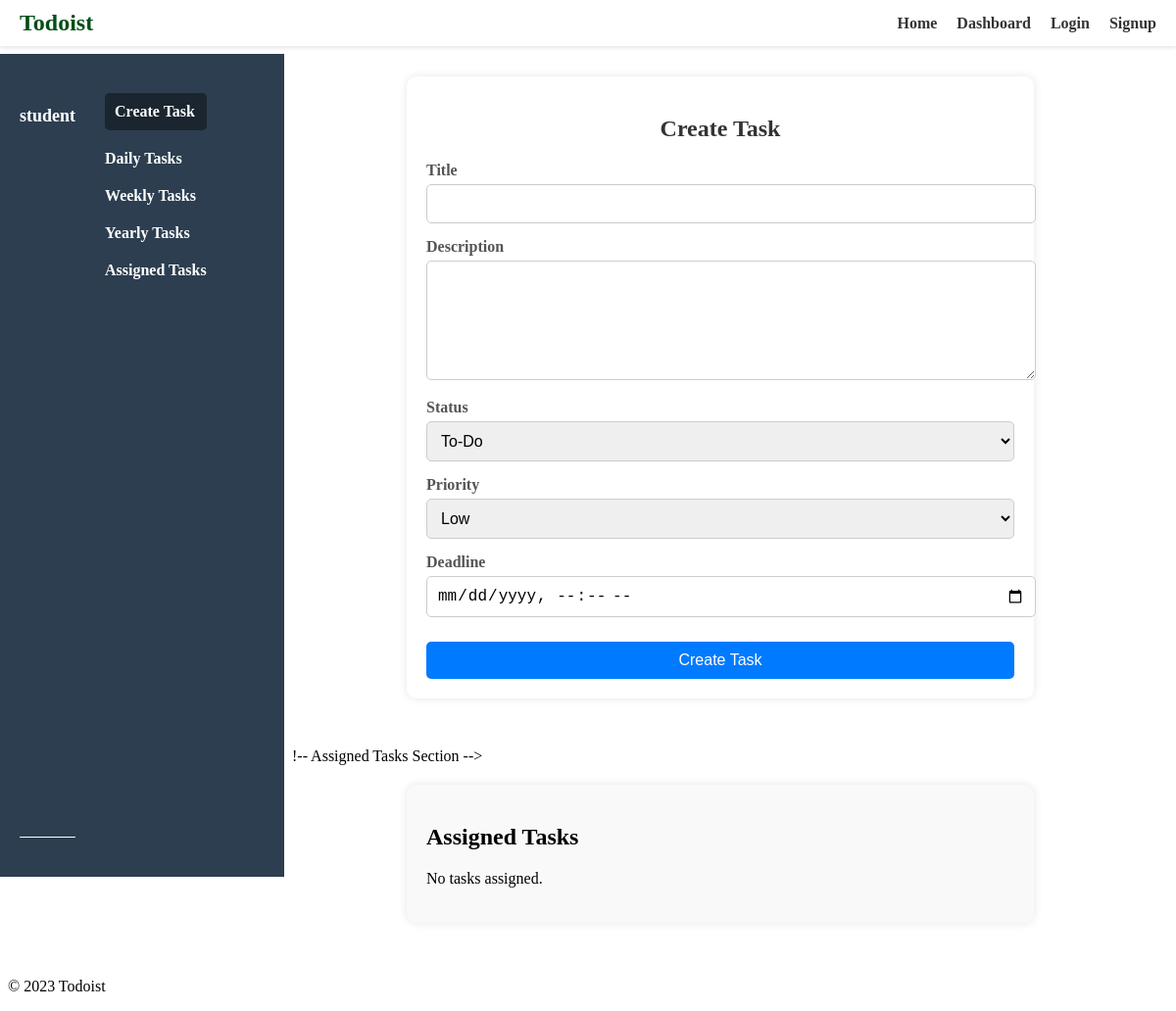
The app's page /create_task (signed in), older data.
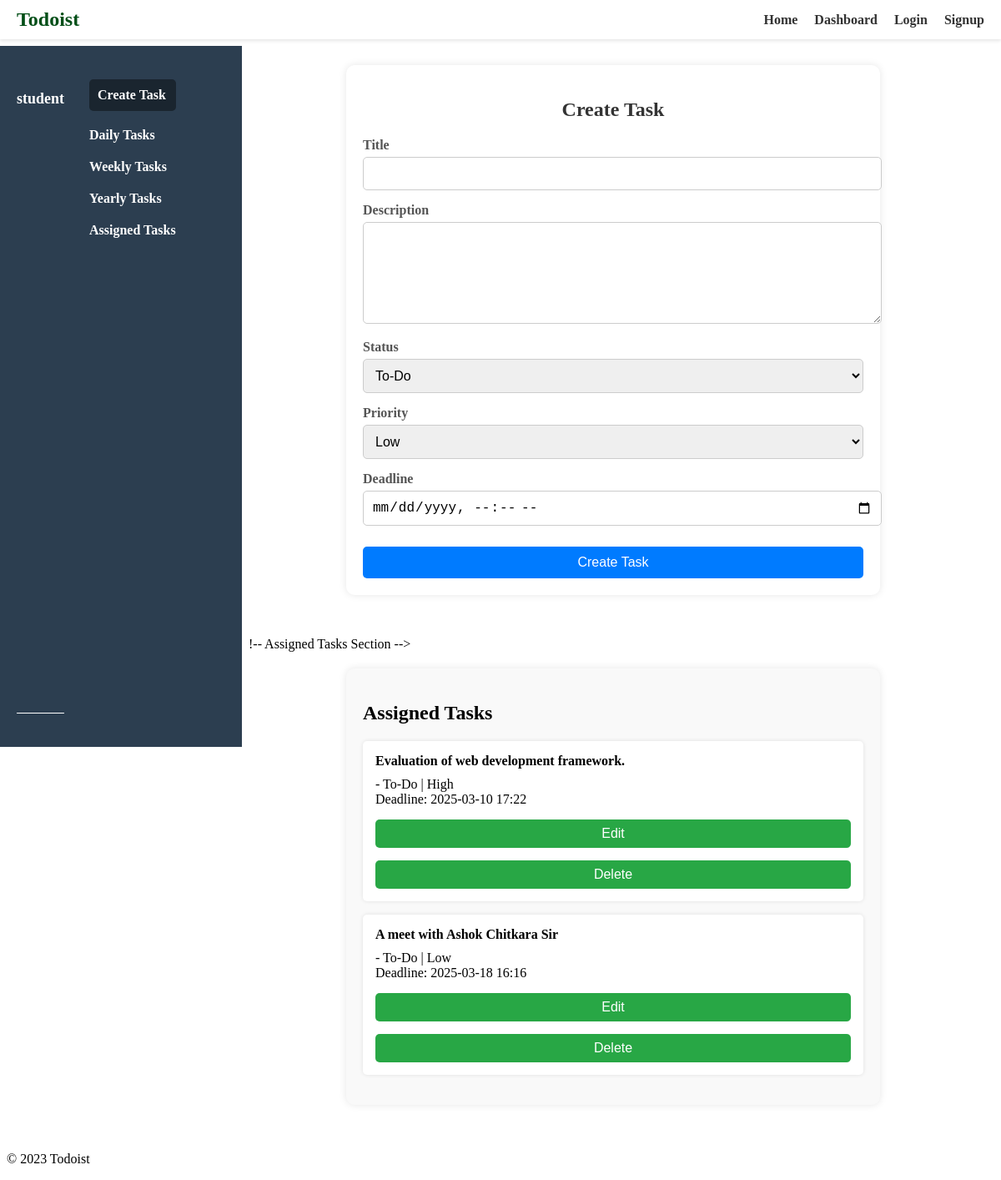
The same page, newer data.
### app.py (models this page shows)
class Task(db.Model):
    id = db.Column(db.Integer, primary_key=True)
    title = db.Column(db.String(100), nullable=False)
    description = db.Column(db.Text, nullable=True)
    status = db.Column(db.String(50), nullable=False)  # e.g., "To-Do", "In Progress", "Completed"
    priority = db.Column(db.String(50), nullable=False)  # e.g., "Low", "Medium", "High"
    deadline = db.Column(db.DateTime, nullable=True)  # DateTime field
    user_id = db.Column(db.Integer, db.ForeignKey('user.id'), nullable=False)

### app.py (the view, shortened to what this page needs)
@app.route('/create_task', methods=['GET', 'POST'])
@login_required
def create_task():
    tasks=Task.query.filter_by(user_id=current_user.id).all() #Fetch all tasks
    return render_template('create_task.html',tasks=tasks)

### app.py (called while the page is built)
@login_manager.user_loader
def load_user(user_id):
    return User.query.get(int(user_id))

### templates/create_task.html (shortened to what this page needs)
{% extends "base.html" %}
{% block css %}
<link rel="stylesheet" href="{{ url_for('static', filename='css/create_task.css') }}">
{% endblock %}
{% block content %}
<div class="main-container">
    <nav class="side-nav">
        <div class="user-info">
            <p>{{ session['username'] }}</p>
        </div>
        <ul>
            <li class="active"><a href="#">Create Task</a></li>
            <li><a href="#">Daily Tasks</a></li>
            <li><a href="#">Weekly Tasks</a></li>
            <li><a href="#">Yearly Tasks</a></li>
            <li><a href="#assigned-tasks">Assigned Tasks</a></li>
        </ul>
    </nav>
    <div class="content">
        <div class="create-task-container">
            <h2>Create Task</h2>
            <form method="POST">
                <div class="form-group">
                    <label for="title">Title</label>
                    <input type="text" id="title" name="title" required>
                </div>
                <div class="form-group">
                    <label for="description">Description</label>
                    <textarea id="description" name="description"></textarea>
                </div>
                <div class="form-group">
                    <label for="status">Status</label>
                    <select id="status" name="status" required>
                        <option value="To-Do">To-Do</option>
                    </select>
                </div>
                <div class="form-group">
                    <label for="priority">Priority</label>
                    <select id="priority" name="priority" required>
                        <option value="Low">Low</option>
                    </select>
                </div>
                <div class="form-group">
                    <label for="deadline">Deadline</label>
                    <input type="datetime-local" id="deadline" name="deadline">
                </div>
                <button type="submit">Create Task</button>
            </form>
        </div>
        !-- Assigned Tasks Section -->
<div id="assigned-tasks" class="assigned-tasks">
    <h2>Assigned Tasks</h2>
    {% if tasks %}
    {% for task in tasks %}
    <ul>
            <li>
                <strong>{{ task.title }}</strong> - {{ task.status }} | {{ task.priority }}
                <br>Deadline: {{ task.deadline.strftime('%Y-%m-%d %H:%M') if task.deadline else 'No deadline' }}
                <br>
                <a href="{{ url_for('edit_task', task_id=task.id) }}">
                    <button type="button">Edit</button>
                </a>
                            <form method="POST" action="{{ url_for('delete_task', task_id=task.id) }}"  onsubmit="return confirm('Are you sure you want to delete this task?');">
                                <button type="submit">Delete</button>
                            </form>
                        </li>
                </ul>
                {% endfor %}
            {% else %}
                <p>No tasks assigned.</p>
            {% endif %}
        </div>
    </div>
</div>
{% endblock %}

Row changes from the older to the newer data that the page shows:
added Task: title "Evaluation of web development framework.", status "To-Do", priority "High", deadline "2025-03-10 17:22"
added Task: title "A meet with Ashok Chitkara Sir", status "To-Do", priority "Low", deadline "2025-03-18 16:16"
Text that changed along with them:
text no longer shown: "No tasks assigned."
